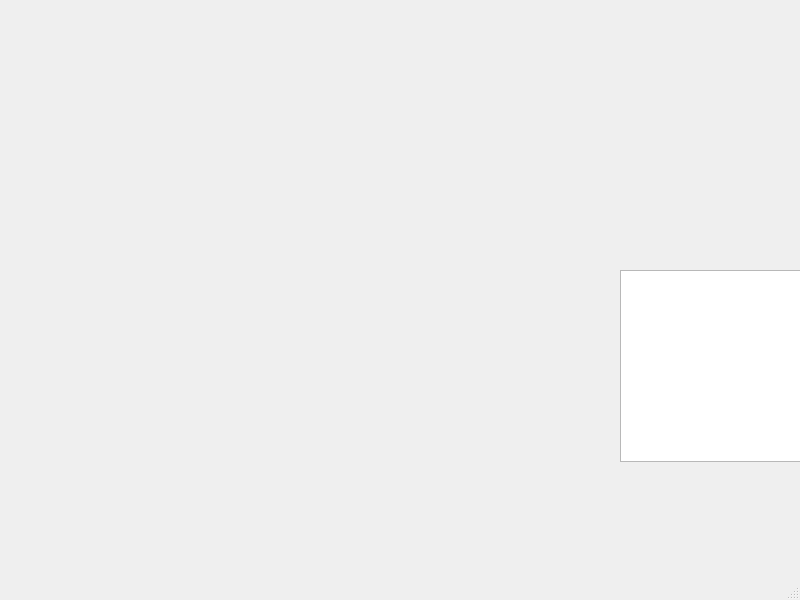
<?xml version="1.0" encoding="UTF-8"?>
<ui version="4.0">
 <class>MainWindow</class>
 <widget class="QMainWindow" name="MainWindow">
  <property name="geometry">
   <rect>
    <x>0</x>
    <y>0</y>
    <width>800</width>
    <height>600</height>
   </rect>
  </property>
  <property name="windowTitle">
   <string>MainWindow</string>
  </property>
  <widget class="QWidget" name="centralwidget">
   <widget class="QUndoView" name="undoView">
    <property name="geometry">
     <rect>
      <x>620</x>
      <y>270</y>
      <width>256</width>
      <height>192</height>
     </rect>
    </property>
   </widget>
  </widget>
  <widget class="QMenuBar" name="menubar">
   <property name="geometry">
    <rect>
     <x>0</x>
     <y>0</y>
     <width>800</width>
     <height>25</height>
    </rect>
   </property>
  </widget>
  <widget class="QStatusBar" name="statusbar"/>
 </widget>
 <resources/>
 <connections/>
</ui>
